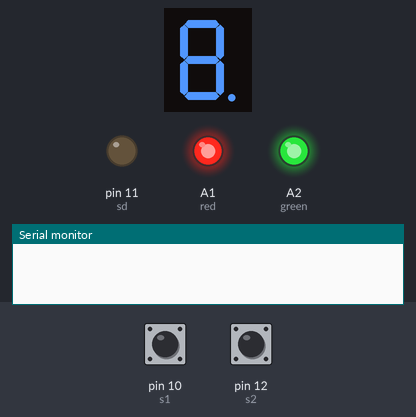
Recording of a sketch running on a simulated Arduino Uno, built with avr-gcc and run on an emulated ATmega328P. Parts: 1-digit seven-segment display, output pins drawn as LEDs (lit = HIGH), the last lines printed to the serial monitor. Wiring (inferred from the names in the program): 1-digit 7-segment display, segments lit when HIGH: segments pin 2, pin 3, pin 4, pin 6, pin 7, pin 9, pin 8, pin 5. Dashed ring = blinking. The inputs (shaded band) are chosen by the test bench; at power-on: pin 12 (s2) HIGH, pin 10 (s1) HIGH. Random numbers use the default seed unless the sketch sets one; the segment pins are drawn as the display they are named for; pins used as bus, display or sensor lines are not drawn.

Above: at 1.2 s.
1.3 s: pin 12 (s2) pulled LOW for 0.15 s
At 2.7 s:
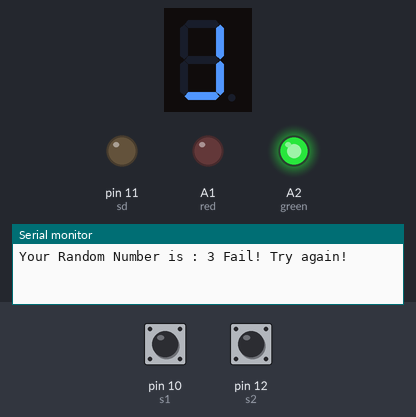
3.0 s: pin 10 (s1) pulled LOW for 1 s
At 4.7 s:
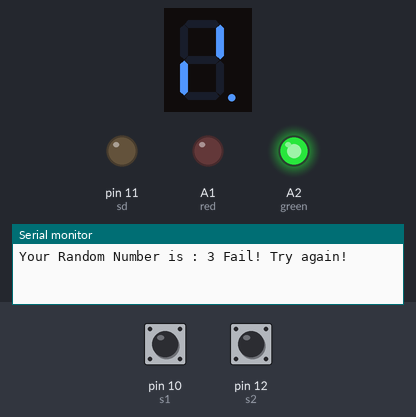
5.5 s: pin 12 (s2) pulled LOW for 1 s
At 6.45 s:
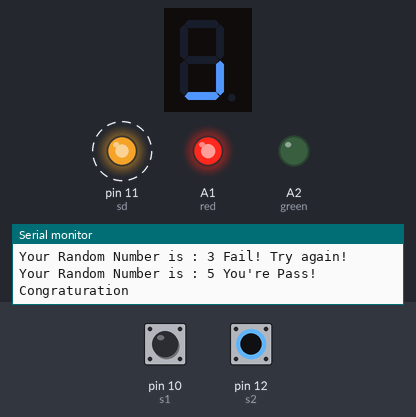
8.1 s: pin 10 (s1) pulled LOW for 0.15 s
At 9.1 s:
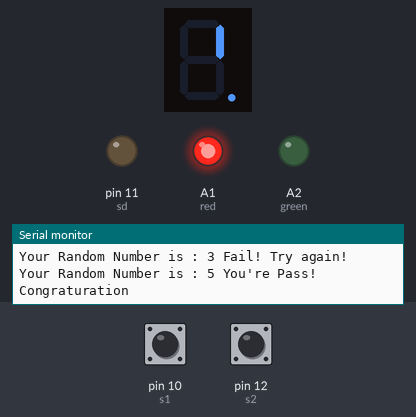
9.8 s: pin 10 (s1) pulled LOW for 0.15 s
At 10.4 s:
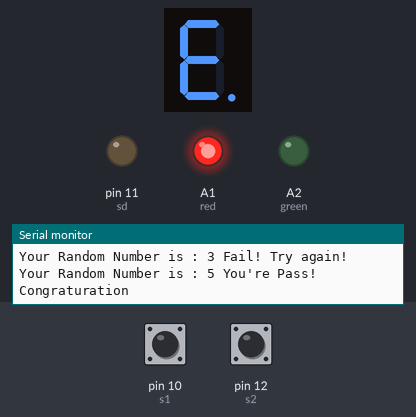
11.5 s: pin 10 (s1) pulled LOW for 3.2 s
At 11.75 s:
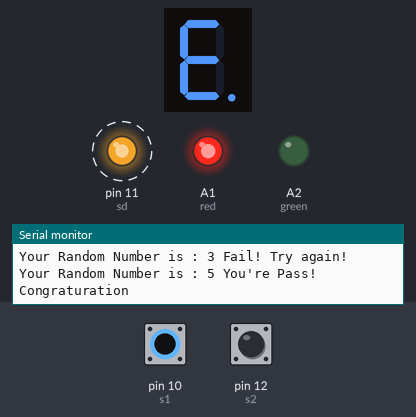
Timing chart, 0 to 16.1 s (numbered marks = the images above; inputs shaded):
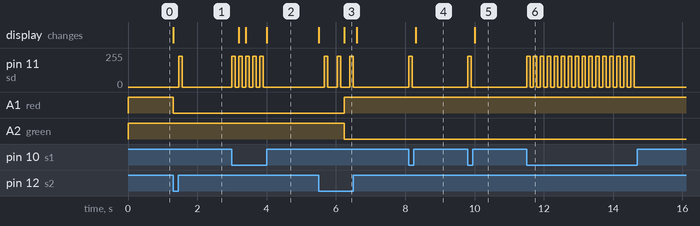

The sketch:

7segment.ino
```cpp
#define a 2
#define b 3
#define c 4
#define dp 5
#define d 6
#define e 7
#define g 8
#define f 9
#define s1 10
#define s2 12
#define sd 11
#define green A2
#define red A1

bool A=1,B=1,C=1,D=1,E=1,F=1,G=1,DP=1; // 0 is On , 1 is Off // Negative Logic
unsigned long int now,last1=0,last2=0;
int state1=0,randNum = 0,baseNum = 0;

void setup() {
  Serial.begin(9600);
  pinMode(a,OUTPUT);pinMode(b,OUTPUT);pinMode(c,OUTPUT);pinMode(d,OUTPUT);
  pinMode(e,OUTPUT);pinMode(f,OUTPUT);pinMode(g,OUTPUT);pinMode(dp,OUTPUT);
  pinMode(s1,INPUT_PULLUP);
  pinMode(s2,INPUT_PULLUP);
  pinMode(sd,OUTPUT);
  pinMode(green,OUTPUT);
  pinMode(red,OUTPUT);
  analogWrite(green,255); //255 is turn off, 0 is turn on
  analogWrite(red,255);
  LightOut(1,1,1,1,1,1,1,1);
  randomSeed(analogRead(0));
}

void loop() {
  CheckPressA();
  CheckPressB();
}
void LightOut(bool A, bool B, bool C, bool D, bool E, bool F, bool G, bool DP){
  digitalWrite(a,A); digitalWrite(b,B); digitalWrite(c,C); digitalWrite(d,D);
  digitalWrite(e,E); digitalWrite(f,F); digitalWrite(g,G); digitalWrite(dp,DP);
}
void CheckPressA (){
  now = millis();
  bool S1 = digitalRead(s1);
  if(S1 == 0 && now - last1 >= 200){
    state1++;
    last1 = now;
    Beep(100);
  }
  else if(state1 == 1){LightOut(1,0,0,1,1,1,1,1); baseNum = 1;}
  else if(state1 == 2){LightOut(0,0,1,0,0,1,0,1); baseNum = 2;}
  else if(state1 == 3){LightOut(0,0,0,0,1,1,0,1); baseNum = 3;}
  else if(state1 == 4){LightOut(1,0,0,1,1,0,0,1); baseNum = 4;}
  else if(state1 == 5){LightOut(0,1,0,0,1,0,0,1); baseNum = 5;}
  else if(state1 == 6){LightOut(0,1,0,0,0,0,0,1); baseNum = 6;state1 = 0;}
}
void CheckPressB (){
  now = millis();
  bool S2 = digitalRead(s2);
  if(S2 == 0 && now - last2 >= 200){
    randNum = random(1,7);
    Serial.print("Your Random Number is : ");
    Serial.print(randNum);
    if (baseNum == randNum) Pass(); else Fail();
    last2 = now;
    Beep(100);
  }
}
void Pass(){
  Serial.println(" You're Pass! Congraturation");
  analogWrite(red,255);  //255 is turn off, 0 is turn on
  analogWrite(green,0);
  for(int i = 0; i<5000; i++ ){LightOut(0,0,1,1,0,0,0,0);}
}
void Fail(){
  Serial.println(" Fail! Try again!");
  analogWrite(green,255);
  analogWrite(red,0);
  for(int i = 0; i<5000; i++ ){LightOut(0,1,1,1,0,0,0,0);}
}
void Beep(int duration){
  analogWrite(sd,1000);
  delay(duration);
  analogWrite(sd,0);
  delay(duration);
}
```

Measured:
- after the input at 1.3 s, pin 11 (sd): 0/255 → 232/255 after 0.17 s, → 0/255 0.10 s later; A1 (red): HIGH → LOW at once; the display: changes at once (image 1)
- after the input at 3.0 s, pin 11 (sd): alternates 232/255 for 0.10 s and 0/255 for 0.10 s, 10 changes in all, then stays 0/255, starting at once; the display: first changes after 0.20 s (image 2 shows a later state)
- after the input at 5.5 s, pin 11 (sd): alternates 232/255 for 0.10 s and 0/255 for 0.27 s, 6 changes in all, then stays 0/255, starting after 0.17 s; A1 (red): LOW → HIGH after 0.74 s; A2 (green): HIGH → LOW after 0.74 s; the display: first changes at once (image 3 shows a later state)
- after the input at 8.1 s, pin 11 (sd): 0/255 → 232/255 at once, → 0/255 0.10 s later; the display: changes after 0.20 s (image 4)
- after the input at 9.8 s, pin 11 (sd): 0/255 → 232/255 at once, → 0/255 0.10 s later; the display: changes after 0.20 s (image 5)
- after the input at 11.5 s, pin 11 (sd): alternates 232/255 for 0.10 s and 0/255 for 0.10 s, 32 changes in all, then stays 0/255, starting at once
